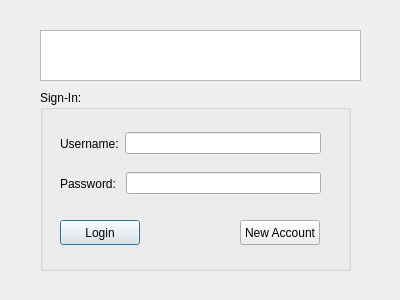
<?xml version="1.0" encoding="UTF-8"?>
<ui version="4.0">
 <class>login</class>
 <widget class="QDialog" name="login">
  <property name="geometry">
   <rect>
    <x>0</x>
    <y>0</y>
    <width>400</width>
    <height>300</height>
   </rect>
  </property>
  <property name="windowTitle">
   <string>Dialog</string>
  </property>
  <widget class="QGraphicsView" name="Logo">
   <property name="geometry">
    <rect>
     <x>40</x>
     <y>30</y>
     <width>321</width>
     <height>51</height>
    </rect>
   </property>
  </widget>
  <widget class="QGroupBox" name="groupBox">
   <property name="geometry">
    <rect>
     <x>40</x>
     <y>90</y>
     <width>311</width>
     <height>181</height>
    </rect>
   </property>
   <property name="title">
    <string>Sign-In:</string>
   </property>
   <widget class="QPushButton" name="pushButton_Login">
    <property name="geometry">
     <rect>
      <x>20</x>
      <y>130</y>
      <width>80</width>
      <height>25</height>
     </rect>
    </property>
    <property name="text">
     <string>Login</string>
    </property>
   </widget>
   <widget class="QWidget" name="layoutWidget">
    <property name="geometry">
     <rect>
      <x>20</x>
      <y>40</y>
      <width>261</width>
      <height>27</height>
     </rect>
    </property>
    <layout class="QHBoxLayout" name="horizontalLayout">
     <item>
      <widget class="QLabel" name="label">
       <property name="text">
        <string>Username:</string>
       </property>
      </widget>
     </item>
     <item>
      <widget class="QLineEdit" name="lineEdit_Username">
       <property name="text">
        <string/>
       </property>
      </widget>
     </item>
    </layout>
   </widget>
   <widget class="QWidget" name="layoutWidget_2">
    <property name="geometry">
     <rect>
      <x>20</x>
      <y>80</y>
      <width>261</width>
      <height>27</height>
     </rect>
    </property>
    <layout class="QHBoxLayout" name="horizontalLayout_2">
     <item>
      <widget class="QLabel" name="label_2">
       <property name="text">
        <string>Password: </string>
       </property>
      </widget>
     </item>
     <item>
      <widget class="QLineEdit" name="lineEdit_Password"/>
     </item>
    </layout>
   </widget>
   <widget class="QPushButton" name="pushButton_NewAccount">
    <property name="geometry">
     <rect>
      <x>200</x>
      <y>130</y>
      <width>80</width>
      <height>25</height>
     </rect>
    </property>
    <property name="text">
     <string>New Account</string>
    </property>
   </widget>
  </widget>
 </widget>
 <resources/>
 <connections/>
</ui>
